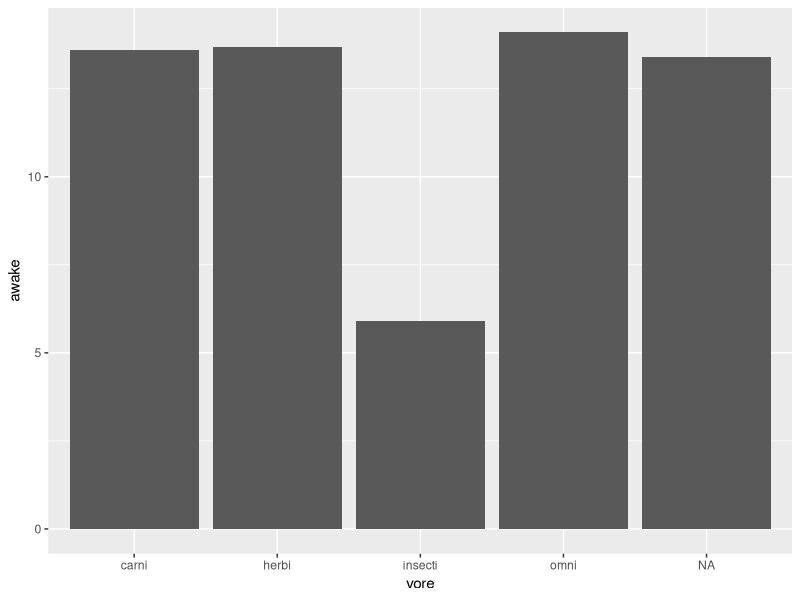
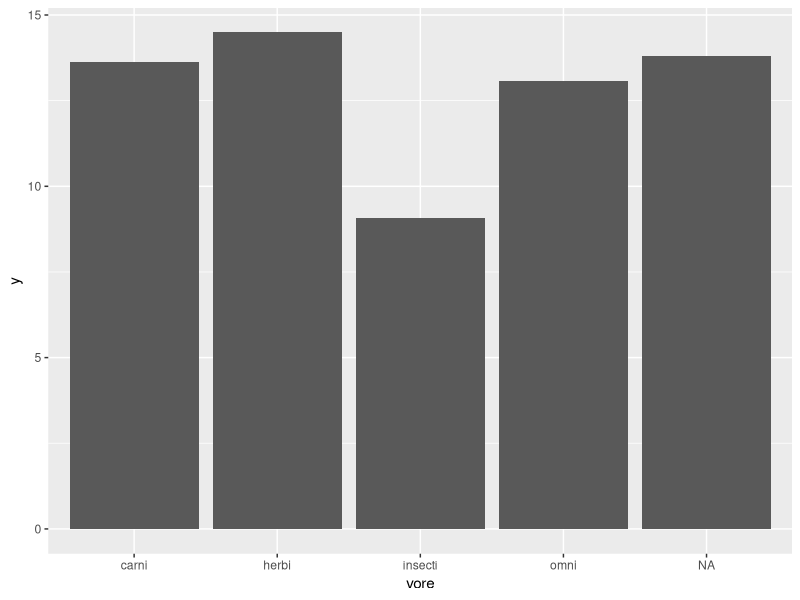
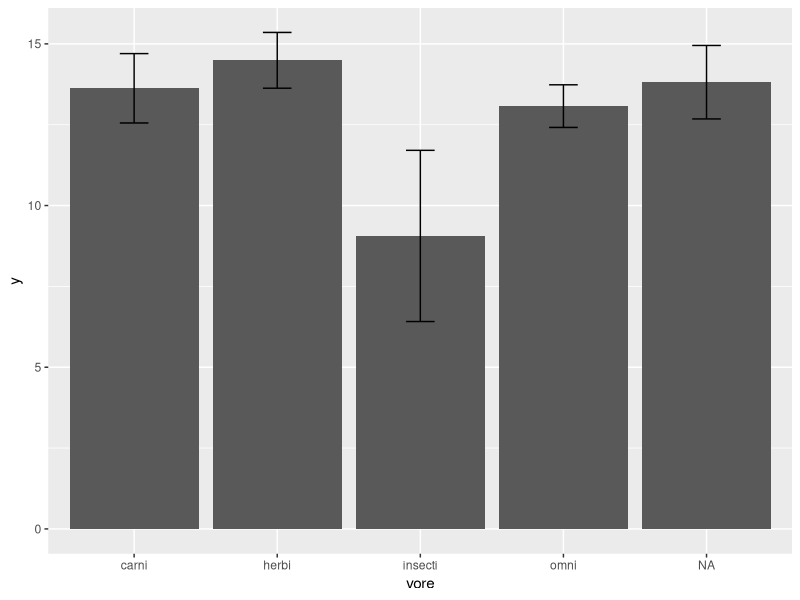
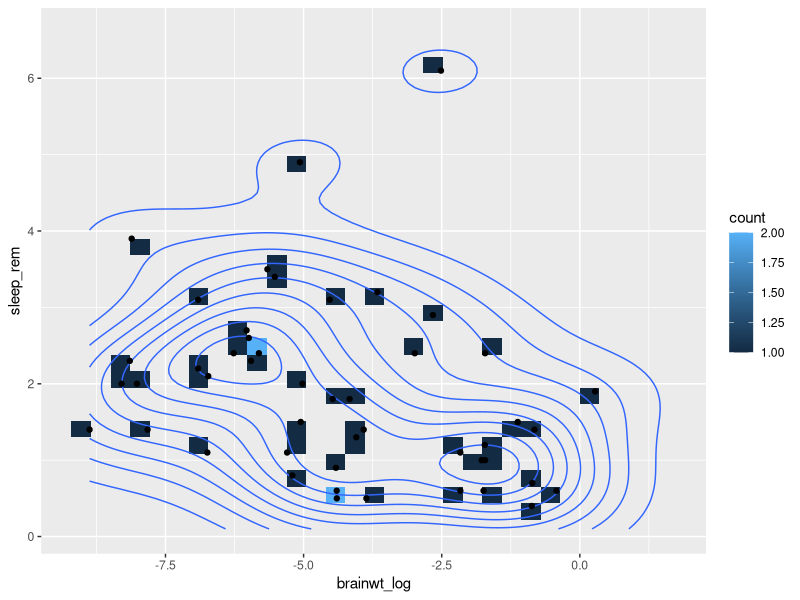
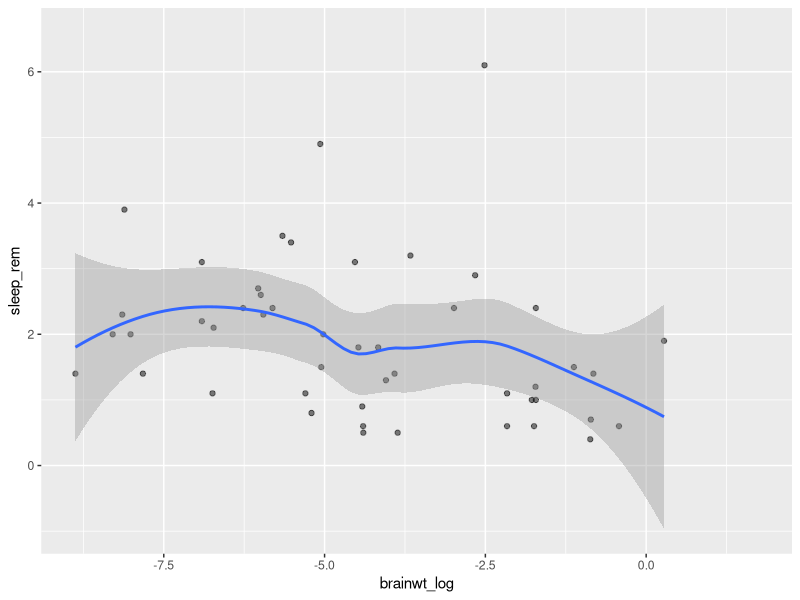
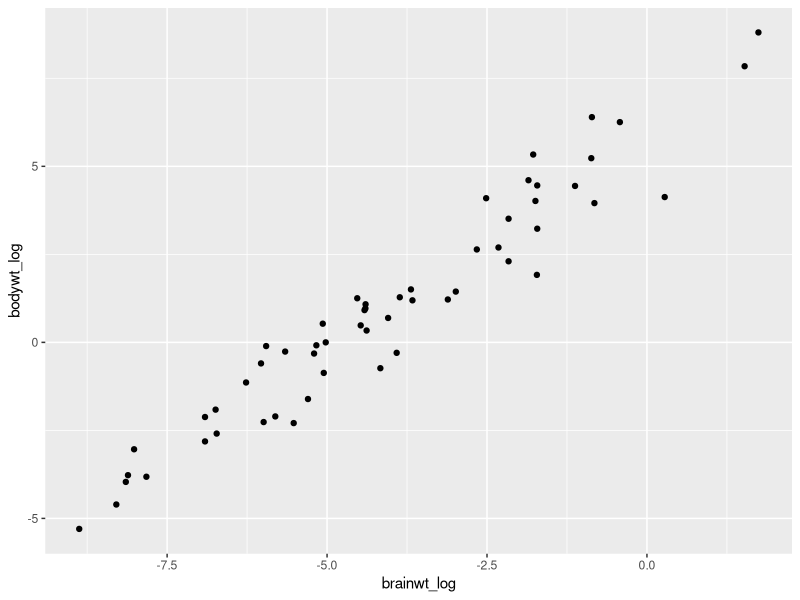
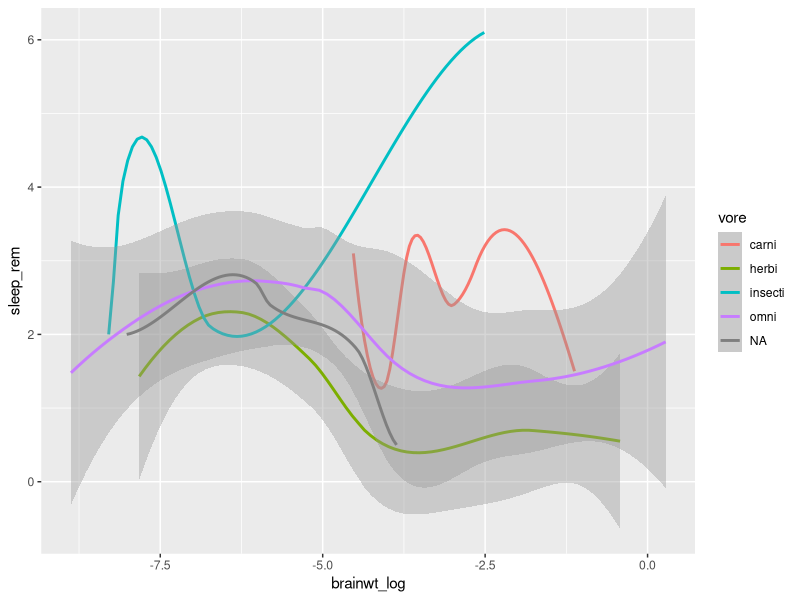
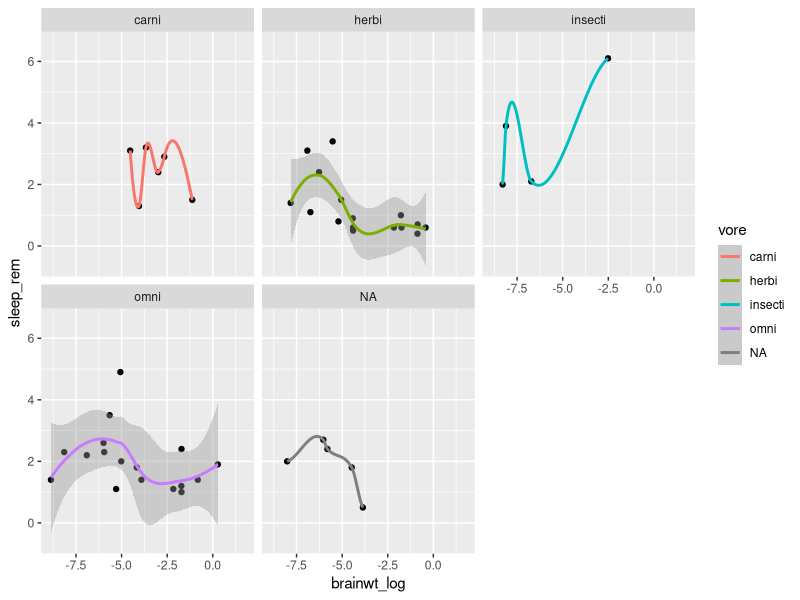

Generate these figures, in order, with R:
## ---- chunk 1
library(ggplot2)
library(tidyverse)
msleep2 <- msleep %>% mutate(brainwt_log = log(brainwt))
## ---- chunk 2
ggplot(msleep2, aes(x = vore, y = awake)) + 
  geom_bar(stat = "summary", fun = "median")
## ---- chunk 3
feeding.data <- msleep2 %>% group_by(vore) %>% 
  summarize(mean_se(awake))
feeding.data
## ---- chunk 4
ggplot(feeding.data, aes(x = vore, y = y)) + 
  geom_bar(stat = "identity")
## ---- chunk 5
ggplot(feeding.data, aes(x = vore, y = y)) + 
  geom_bar(stat = "identity") + 
  geom_errorbar(aes(ymin = ymin, ymax = ymax),
                width = 0.2)
## ---- chunk 6
ggplot(data = msleep2, mapping = aes(x = brainwt_log, y = sleep_rem)) +
    geom_bin2d() +
    geom_density_2d() +
    geom_point()
## ---- chunk 7
ggplot(data = msleep2, mapping = aes(x = brainwt_log, y = sleep_rem)) +
    geom_point(alpha = 0.5) +
    geom_smooth()

msleep3 <- msleep2 %>% mutate(bodywt_log = log(bodywt))

my.plot <- ggplot(msleep3, aes(x = brainwt_log, y = bodywt_log)) + 
  geom_point()
my.plot

## ---- chunk 8
ggplot(data = msleep2, mapping = aes(x = brainwt_log, y = sleep_rem)) +
    geom_smooth(aes(color = vore)) 
## ---- chunk 9
ggplot(data = msleep2, mapping = aes(x = brainwt_log, y = sleep_rem)) +
    geom_point() +
    geom_smooth(aes(color = vore)) +
    facet_wrap( ~ vore)
